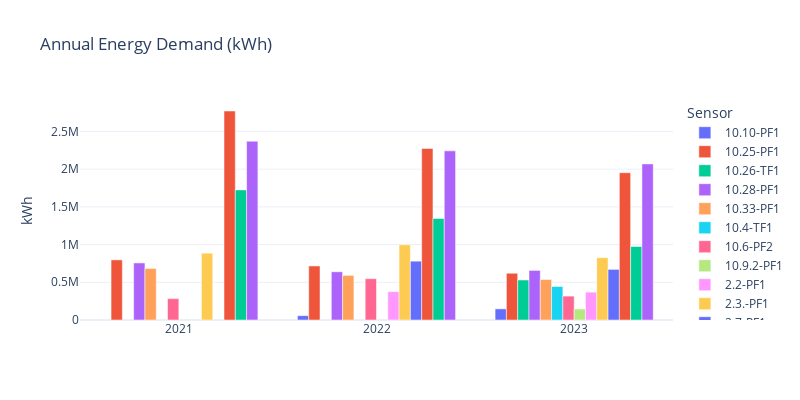

Notebook source saved alongside this figure:
### Code cell
all_buildings_yearly_kwh = pd.read_parquet("../data/processed/all_buildings_yearly_kwh.parquet")

fig = px.bar(all_buildings_yearly_kwh, 
       barmode="group",
       title = "Annual Energy Demand (kWh)",
       template = "plotly_white",
       width=800,
       height=400)
fig.update_layout(yaxis_title="kWh",
                  xaxis_title="",
                  legend_title="Sensor")
fig.write_image("../reports/annual_energy_demand.png")
fig.show()

### Figure 1 — Plotly figure (JSON) as saved in the notebook; plotly's stock layout.template omitted (floating-point values rounded to 4 significant figures)
{"data": [{"alignmentgroup": "True", "hovertemplate": "variable=10.10-PF1<br>index=%{x}<br>value=%{y}<extra></extra>", "legendgroup": "10.10-PF1", "marker": {"color": "#636efa", "pattern": {"shape": ""}}, "name": "10.10-PF1", "offsetgroup": "10.10-PF1", "orientation": "v", "showlegend": true, "textposition": "auto", "type": "bar", "x": [2021, 2022, 2023], "xaxis": "x", "y": [null, 57380.0, 147700.0], "yaxis": "y"}, {"alignmentgroup": "True", "hovertemplate": "variable=10.25-PF1<br>index=%{x}<br>value=%{y}<extra></extra>", "legendgroup": "10.25-PF1", "marker": {"color": "#EF553B", "pattern": {"shape": ""}}, "name": "10.25-PF1", "offsetgroup": "10.25-PF1", "orientation": "v", "showlegend": true, "textposition": "auto", "type": "bar", "x": [2021, 2022, 2023], "xaxis": "x", "y": [797300.0, 716800.0, 619800.0], "yaxis": "y"}, {"alignmentgroup": "True", "hovertemplate": "variable=10.26-TF1<br>index=%{x}<br>value=%{y}<extra></extra>", "legendgroup": "10.26-TF1", "marker": {"color": "#00cc96", "pattern": {"shape": ""}}, "name": "10.26-TF1", "offsetgroup": "10.26-TF1", "orientation": "v", "showlegend": true, "textposition": "auto", "type": "bar", "x": [2021, 2022, 2023], "xaxis": "x", "y": [null, null, 530500.0], "yaxis": "y"}, {"alignmentgroup": "True", "hovertemplate": "variable=10.28-PF1<br>index=%{x}<br>value=%{y}<extra></extra>", "legendgroup": "10.28-PF1", "marker": {"color": "#ab63fa", "pattern": {"shape": ""}}, "name": "10.28-PF1", "offsetgroup": "10.28-PF1", "orientation": "v", "showlegend": true, "textposition": "auto", "type": "bar", "x": [2021, 2022, 2023], "xaxis": "x", "y": [756800.0, 639400.0, 657400.0], "yaxis": "y"}, {"alignmentgroup": "True", "hovertemplate": "variable=10.33-PF1<br>index=%{x}<br>value=%{y}<extra></extra>", "legendgroup": "10.33-PF1", "marker": {"color": "#FFA15A", "pattern": {"shape": ""}}, "name": "10.33-PF1", "offsetgroup": "10.33-PF1", "orientation": "v", "showlegend": true, "textposition": "auto", "type": "bar", "x": [2021, 2022, 2023], "xaxis": "x", "y": [683300.0, 591200.0, 536500.0], "yaxis": "y"}, {"alignmentgroup": "True", "hovertemplate": "variable=10.4-TF1<br>index=%{x}<br>value=%{y}<extra></extra>", "legendgroup": "10.4-TF1", "marker": {"color": "#19d3f3", "pattern": {"shape": ""}}, "name": "10.4-TF1", "offsetgroup": "10.4-TF1", "orientation": "v", "showlegend": true, "textposition": "auto", "type": "bar", "x": [2021, 2022, 2023], "xaxis": "x", "y": [null, null, 444600.0], "yaxis": "y"}, {"alignmentgroup": "True", "hovertemplate": "variable=10.6-PF2<br>index=%{x}<br>value=%{y}<extra></extra>", "legendgroup": "10.6-PF2", "marker": {"color": "#FF6692", "pattern": {"shape": ""}}, "name": "10.6-PF2", "offsetgroup": "10.6-PF2", "orientation": "v", "showlegend": true, "textposition": "auto", "type": "bar", "x": [2021, 2022, 2023], "xaxis": "x", "y": [283300.0, 547600.0, 316700.0], "yaxis": "y"}, {"alignmentgroup": "True", "hovertemplate": "variable=10.9.2-PF1<br>index=%{x}<br>value=%{y}<extra></extra>", "legendgroup": "10.9.2-PF1", "marker": {"color": "#B6E880", "pattern": {"shape": ""}}, "name": "10.9.2-PF1", "offsetgroup": "10.9.2-PF1", "orientation": "v", "showlegend": true, "textposition": "auto", "type": "bar", "x": [2021, 2022, 2023], "xaxis": "x", "y": [null, null, 145600.0], "yaxis": "y"}, {"alignmentgroup": "True", "hovertemplate": "variable=2.2-PF1<br>index=%{x}<br>value=%{y}<extra></extra>", "legendgroup": "2.2-PF1", "marker": {"color": "#FF97FF", "pattern": {"shape": ""}}, "name": "2.2-PF1", "offsetgroup": "2.2-PF1", "orientation": "v", "showlegend": true, "textposition": "auto", "type": "bar", "x": [2021, 2022, 2023], "xaxis": "x", "y": [null, 376300.0, 369400.0], "yaxis": "y"}, {"alignmentgroup": "True", "hovertemplate": "variable=2.3.-PF1<br>index=%{x}<br>value=%{y}<extra></extra>", "legendgroup": "2.3.-PF1", "marker": {"color": "#FECB52", "pattern": {"shape": ""}}, "name": "2.3.-PF1", "offsetgroup": "2.3.-PF1", "orientation": "v", "showlegend": true, "textposition": "auto", "type": "bar", "x": [2021, 2022, 2023], "xaxis": "x", "y": [886200.0, 997700.0, 826100.0], "yaxis": "y"}, {"alignmentgroup": "True", "hovertemplate": "variable=2.7-PF1<br>index=%{x}<br>value=%{y}<extra></extra>", "legendgroup": "2.7-PF1", "marker": {"color": "#636efa", "pattern": {"shape": ""}}, "name": "2.7-PF1", "offsetgroup": "2.7-PF1", "orientation": "v", "showlegend": true, "textposition": "auto", "type": "bar", "x": [2021, 2022, 2023], "xaxis": "x", "y": [null, 780200.0, 671000.0], "yaxis": "y"}, {"alignmentgroup": "True", "hovertemplate": "variable=2.8.-PF1<br>index=%{x}<br>value=%{y}<extra></extra>", "legendgroup": "2.8.-PF1", "marker": {"color": "#EF553B", "pattern": {"shape": ""}}, "name": "2.8.-PF1", "offsetgroup": "2.8.-PF1", "orientation": "v", "showlegend": true, "textposition": "auto", "type": "bar", "x": [2021, 2022, 2023], "xaxis": "x", "y": [2771000.0, 2274000.0, 1953000.0], "yaxis": "y"}, {"alignmentgroup": "True", "hovertemplate": "variable=2.9-PF1<br>index=%{x}<br>value=%{y}<extra></extra>", "legendgroup": "2.9-PF1", "marker": {"color": "#00cc96", "pattern": {"shape": ""}}, "name": "2.9-PF1", "offsetgroup": "2.9-PF1", "orientation": "v", "showlegend": true, "textposition": "auto", "type": "bar", "x": [2021, 2022, 2023], "xaxis": "x", "y": [1725000.0, 1346000.0, 974400.0], "yaxis": "y"}, {"alignmentgroup": "True", "hovertemplate": "variable=22.3-PF1<br>index=%{x}<br>value=%{y}<extra></extra>", "legendgroup": "22.3-PF1", "marker": {"color": "#ab63fa", "pattern": {"shape": ""}}, "name": "22.3-PF1", "offsetgroup": "22.3-PF1", "orientation": "v", "showlegend": true, "textposition": "auto", "type": "bar", "x": [2021, 2022, 2023], "xaxis": "x", "y": [2371000.0, 2243000.0, 2070000.0], "yaxis": "y"}], "layout": {"barmode": "group", "height": 400, "legend": {"title": {"text": "Sensor"}, "tracegroupgap": 0}, "title": {"text": "Annual Energy Demand (kWh)"}, "width": 800, "xaxis": {"anchor": "y", "domain": [0, 1], "title": {"text": ""}}, "yaxis": {"anchor": "x", "domain": [0, 1], "title": {"text": "kWh"}}}}
